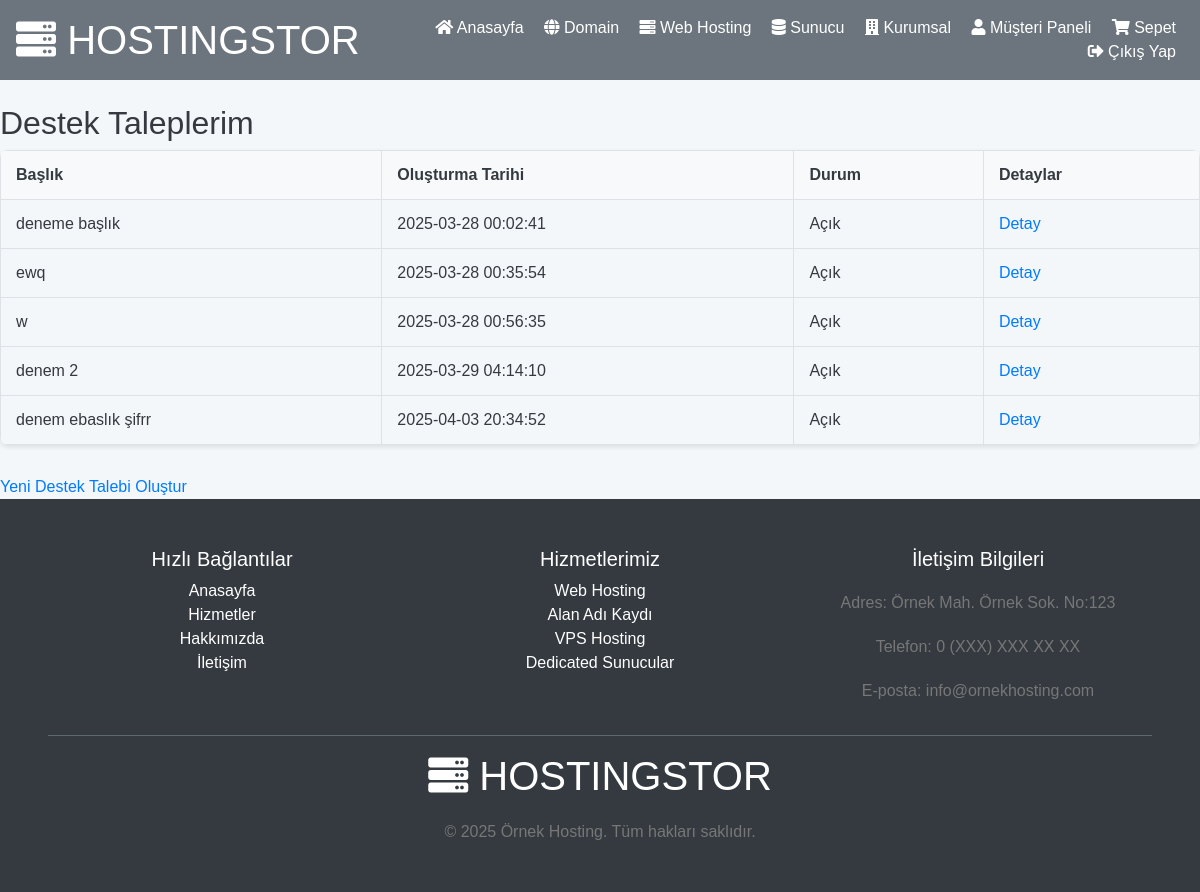
The app's page /index.php?action=destek-talepleri (signed in) with its own data.
### tables this page shows
CREATE TABLE `destek_talepleri`  (
  `id` int NOT NULL AUTO_INCREMENT,
  `kullanici_id` int NOT NULL,
  `baslik` varchar(255) NOT NULL,
  `aciklama` text NOT NULL,
  `durum` enum('Açık','İşleniyor','Kapalı') NULL DEFAULT 'Açık',
  `olusturma_tarihi` timestamp NOT NULL DEFAULT current_timestamp(),
  `guncelleme_tarihi` timestamp NOT NULL DEFAULT current_timestamp() ON UPDATE CURRENT_TIMESTAMP,
  `kategori` varchar(255) NOT NULL,
  `oncelik` varchar(255) NOT NULL,
  `dosya_yol` varchar(255) NULL DEFAULT NULL,
  PRIMARY KEY (`id`) USING BTREE,
  INDEX `kullanici_id`(`kullanici_id` ASC) USING BTREE,
  CONSTRAINT `destek_talepleri_ibfk_1` FOREIGN KEY (`kullanici_id`) REFERENCES `kullanicilar` (`id`) ON DELETE RESTRICT ON UPDATE RESTRICT
);

### controllers/DestekTalebiController.php (called while the page is built, shortened)
<?php
require_once 'models/DestekTalebiModel.php';
class DestekTalebiController {
    private $destekTalebiModel;
    public function __construct($db) {
        $this->destekTalebiModel = new DestekTalebiModel($db);
    }
    public function destekTalepleri() {
        $kullanici_id = $_SESSION['user_id'];
        $destek_talepleri = $this->destekTalebiModel->destekTalepleriniListele($kullanici_id);
        include 'views/musteri-paneli/destek_talepleri.php';
    }
}
?>

### models/DestekTalebiModel.php (called while the page is built, shortened)
<?php
class DestekTalebiModel {
    private $db;
    public function __construct($db) {
        $this->db = $db;
    }
    public function destekTalepleriniListele($kullanici_id) {
        try {
            $sql = "SELECT destek_talepleri.*, kullanicilar.username FROM destek_talepleri
                        INNER JOIN kullanicilar ON destek_talepleri.kullanici_id = kullanicilar.id
                        WHERE destek_talepleri.kullanici_id = ?";
            $stmt = $this->db->prepare($sql);
            $stmt->execute([$kullanici_id]);
            return $stmt->fetchAll(PDO::FETCH_ASSOC);
        } catch (PDOException $e) {
            $this->hataMesajlari[] = "Veritabanı hatası: " . $e->getMessage();
            return false;
        }
    }
}
?>

### views/musteri-paneli/destek_talepleri.php (the view)
<h2>Destek Taleplerim</h2>
<?php if (!empty($destek_talepleri)): ?>
    <table>
        <thead>
            <tr>
                <th>Başlık</th>
                <th>Oluşturma Tarihi</th>
                <th>Durum</th>
                <th>Detaylar</th>
            </tr>
        </thead>
        <tbody>
            <?php foreach ($destek_talepleri as $talep): ?>
                <tr>
                    <td><?php echo $talep['baslik']; ?></td>
                    <td><?php echo $talep['olusturma_tarihi']; ?></td>
                    <td><?php echo $talep['durum']; ?></td>
                    <td><a href="index.php?action=destek-talebi-detay&id=<?php echo $talep['id']; ?>">Detay</a></td>
                </tr>
            <?php endforeach; ?>
        </tbody>
    </table>
<?php else: ?>
    <p>Henüz destek talebiniz bulunmamaktadır.</p>
<?php endif; ?>
<a href="index.php?action=destek-talebi-olustur">Yeni Destek Talebi Oluştur</a>

### views/header.php (shortened to what this page needs)
<!DOCTYPE html>
<html>
<head>
    <link rel="stylesheet" href="https://stackpath.bootstrapcdn.com/bootstrap/4.5.2/css/bootstrap.min.css">
    <link rel="stylesheet" href="https://cdnjs.cloudflare.com/ajax/libs/font-awesome/5.15.4/css/all.min.css">
    <link rel="stylesheet" href="views/style.css">
</head>
<body>
    <header class="bg-secondary text-white p-3">
        <div class="container-fluid">
            <div class="row align-items-center">
                <div class="col-md-4">
                    <a href="index.php?action=anasayfa" class="text-white">
                        <h1 class="m-0"><i class="fas fa-server"></i> HOSTINGSTOR</h1>
                    </a>
                </div>
                <div class="col-md-8 text-right">
                    <nav>
                        <a href="index.php?action=anasayfa" class="text-white mx-2"><i class="fas fa-home"></i> Anasayfa</a>
                        <a href="#" class="text-white mx-2"><i class="fas fa-globe"></i> Domain</a>
                        <a href="#" class="text-white mx-2"><i class="fas fa-server"></i> Web Hosting</a>
                        <a href="#" class="text-white mx-2"><i class="fas fa-database"></i> Sunucu</a>
                        <a href="#" class="text-white mx-2"><i class="fas fa-building"></i> Kurumsal</a>
                        <?php if (isset($_SESSION['user_id'])): ?>
                            <a href="index.php?action=musteri-paneli" class="text-white mx-2"><i class="fas fa-user"></i> Müşteri Paneli</a>
                            <a href="index.php?action=sepet" class="text-white mx-2"><i class="fas fa-shopping-cart"></i> Sepet</a>
                            <a href="index.php?action=cikis" class="text-white mx-2"><i class="fas fa-sign-out-alt"></i> Çıkış Yap</a>
                        <?php else: ?>
                            <a href="index.php?action=giris" class="text-white mx-2"><i class="fas fa-sign-in-alt"></i> Giriş Yap</a>
                            <a href="index.php?action=kayit" class="text-white mx-2"><i class="fas fa-user-plus"></i> Kayıt Ol</a>
                        <?php endif; ?>
                    </nav>
                </div>
            </div>
        </div>
    </header>
</body>
</html>

### index.php (shortened to what this page needs)
<?php
require_once 'controllers/ServicesController.php';
require_once 'controllers/DestekTalebiController.php';
require_once 'views/header.php';
$action = isset($_GET['action']) ? $_GET['action'] : 'anasayfa';
try {
    $db = new PDO("mysql:host=" . DATABASE_HOST . ";dbname=" . DATABASE_NAME . ";charset=utf8", DATABASE_USER, DATABASE_PASSWORD);
    $db->setAttribute(PDO::ATTR_ERRMODE, PDO::ERRMODE_EXCEPTION);
    $destekTalebiController = new DestekTalebiController($db);
    switch ($action) {
        case 'destek-talepleri':
            $destekTalebiController->destekTalepleri();
            break;
    }
} catch (PDOException $e) {
    error_log("Veritabanı hatası: " . $e->getMessage());
    echo 'Veritabanı bağlantısı sırasında bir hata oluştu. Lütfen daha sonra tekrar deneyin.';
} catch (Exception $e) {
    error_log("Genel hata: " . $e->getMessage());
    echo 'Bir hata oluştu. Lütfen daha sonra tekrar deneyin.';
}
require_once 'views/footer.php';
?>

### views/footer.php
<footer class="bg-dark text-white p-5">
    <div class="container-fluid">
        <div class="row">
            <div class="col-md-4">
                <h5>Hızlı Bağlantılar</h5>
                <ul class="list-unstyled">
                    <li><a href="index.php?action=anasayfa" class="text-white">Anasayfa</a></li>
                    <li><a href="index.php?action=hizmetler" class="text-white">Hizmetler</a></li>
                    <li><a href="#" class="text-white">Hakkımızda</a></li>
                    <li><a href="#" class="text-white">İletişim</a></li>
                </ul>
            </div>
            <div class="col-md-4">
                <h5>Hizmetlerimiz</h5>
                <ul class="list-unstyled">
                    <li><a href="#" class="text-white">Web Hosting</a></li>
                    <li><a href="#" class="text-white">Alan Adı Kaydı</a></li>
                    <li><a href="#" class="text-white">VPS Hosting</a></li>
                    <li><a href="#" class="text-white">Dedicated Sunucular</a></li>
                </ul>
            </div>
            <div class="col-md-4">
                <h5>İletişim Bilgileri</h5>
                <p>Adres: Örnek Mah. Örnek Sok. No:123</p>
                <p>Telefon: 0 (XXX) XXX XX XX</p>
                <p>E-posta: info@ornekhosting.com</p>
            </div>
        </div>
        <hr class="bg-secondary">
        <div class="row">
            <div class="col-md-12 text-center">
                <h1 class="m-0 mb-0"><i class="fas fa-server"></i> HOSTINGSTOR</h1>
                <p class="text-center mb-0">&copy; <?php echo date("Y"); ?> Örnek Hosting. Tüm hakları saklıdır.</p>
            </div>
        </div>
    </div>
</footer>

### views/style.css (style rules this page uses)
body { font-family: 'Montserrat', sans-serif; margin: 0; padding: 0; display: flex; flex-direction: column; min-height: 100vh; background-color: #f4f7f9; color: #343a40; }
.container-fluid { padding-left: 0; padding-right: 0; }
footer { background-color: #e9ecef; padding: 30px 0; text-align: center; color: #6c757d; margin-top: auto; width: 100%; }
table { width: 100%; border-collapse: collapse; margin-bottom: 30px; border-radius: 8px; overflow: hidden; box-shadow: 0 2px 5px rgba(0, 0, 0, 0.1); }
th, td { border: 1px solid #dee2e6; padding: 12px 15px; text-align: left; }
th { background-color: #f8f9fa; font-weight: 600; }
p { color: #777; text-align: center; margin-top: 20px; }

### records on screen
destek_talepleri: baslik "deneme başlık", olusturma_tarihi "2025-03-28 00:02:41", durum "Açık"
destek_talepleri: baslik "ewq", olusturma_tarihi "2025-03-28 00:35:54", durum "Açık"
destek_talepleri: baslik "w", olusturma_tarihi "2025-03-28 00:56:35", durum "Açık"
destek_talepleri: baslik "denem 2", olusturma_tarihi "2025-03-29 04:14:10", durum "Açık"
destek_talepleri: baslik "denem ebaslık şifrr", olusturma_tarihi "2025-04-03 20:34:52", durum "Açık"
